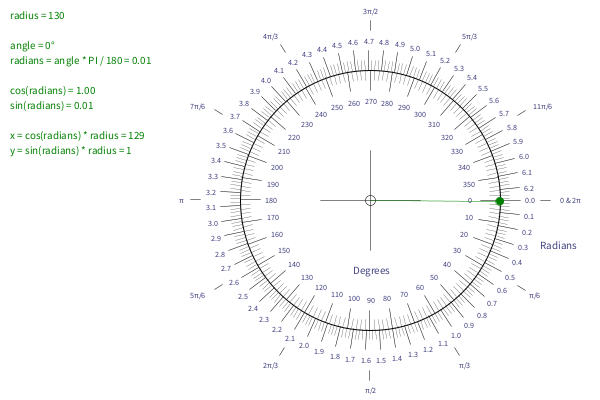
Frame 1 (no input)
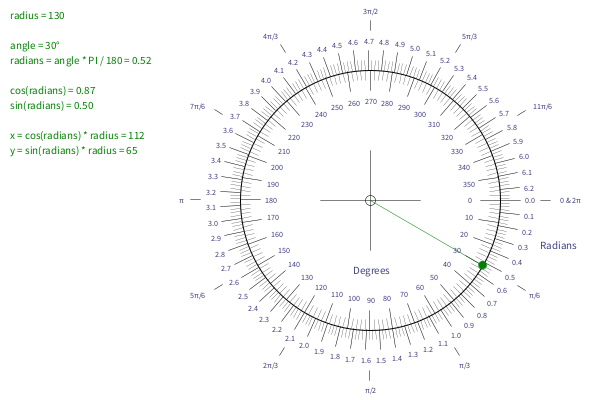
Frame 60 (the mouse pressed at the canvas centre just before this capture)
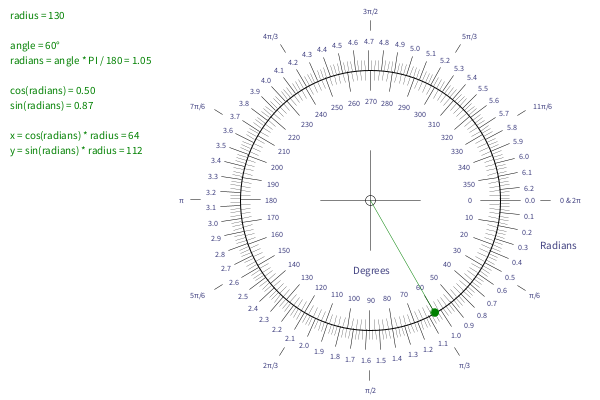
Frame 120 (the mouse held since frame 60 and released just before this capture)

The Processing sketch that drew these frames (run headless with seeded random() and noise(); from frame 60 on, the mouse is pressed at the canvas centre):

// Processing sketch: processing_20824
// ── processing_20824.pde

int halfW, halfH;
int r = 130; //radius
float angle = 0;

void setup() {
  size(600,400);
  smooth();
  halfW = width/2;
  halfH = height/2;
}

void draw() {
  //reset display
  background(255);
  textAlign(CENTER, CENTER);
  textSize(8);
  pushMatrix();
  translate(halfW+70, halfH);
  
  drawDial();
  
  //draw circling dot
  fill(0,128,0);
  angle += .5;
  if (angle>=360) angle -= 360;
  float ca = cos(radians(angle));
  float sa = sin(radians(angle));
  stroke(0,128,0);
  ellipse(ca*r, sa*r, 8, 8);
  line(0,0, ca*r, sa*r);
  
  //draw calculations
  popMatrix();  
  textSize(11);
  fill(0,128,0);
  int l=1;
  text("radius = "+r, 10, 15*l++); l++;
  text("angle = "+int(angle)+"°", 10, 15*l++);
  text("radians = angle * PI / 180 = "+nf(radians(angle),1,2), 10, 15*l++); l++;
  text("cos(radians) = "+nfc(ca,2), 10, 15*l++);
  text("sin(radians) = "+nfc(sa,2), 10, 15*l++); l++;
  text("x = cos(radians) * radius = "+int(ca*r), 10, 15*l++);
  text("y = sin(radians) * radius = "+int(sa*r), 10, 15*l++);
}

void drawDial() {
  //draw origin and circle
  stroke(0);
  strokeWeight(.5);
  noFill();
  line(-50,0, 50,0);
  line(0,-50, 0,50);
  ellipse(0,0, 10,10);
  strokeWeight(1);
  ellipse(0,0, r*2,r*2);
  
  //draw degrees
  fill(64,64,128);
  strokeWeight(1);
  for (int deg=0; deg<360; deg+=2) {
    float cd = cos(radians(deg));
    float sd = sin(radians(deg));
    if(deg%10 == 0) {
      strokeWeight(.5);
      line(cd*(r-20), sd*(r-20), cd*r, sd*r);
      text(deg, cd * (r-30), sd * (r-30));
    } else {
      strokeWeight(.25);
      line(cd*(r-10), sd*(r-10), cd*r, sd*r);
    }
  }
  
  //draw radians
  for (float rad=0; rad<2*PI; rad+=0.025) {
    float cr = cos(rad);
    float sr = sin(rad);
    if(round(rad*100)%10 == 0) {
      strokeWeight(.5);
      line(cr*r, sr*r, cr*(r+20), sr*(r+20));
      text(nf(rad,1,1), cr * (r+30), sr * (r+30));
    } else {
      strokeWeight(.25);
      line(cr*(r+10), sr*(r+10), cr*r, sr*r);
    }
  }
  
  //draw pi fractions
  float f = 0.0;
  int m = 0;
  float d = 0.0;
  for (int i=0; i<12; i++) {
    float ci = cos(i*PI/6);
    float si = sin(i*PI/6);
    f = (float)i/6;
    strokeWeight(.5);
    line(ci*(r+40), si*(r+40), ci*(r+50), si*(r+50));
    m=0;
    if (f*10%10 != 0) {
      for (m = 1; m<12; m++) {
        d = m/f;
        if (d*10%10 == 0) break;
      }
    }
    switch (m) {
      case 0:
        if(f==0) text("0 & 2π", ci*(r+70), si*(r+60));
        else text("π", ci*(r+60), si*(r+60)); 
        break;
      case 1: text("π/"+int(d), ci*(r+60), si*(r+60)); break;
      default: text(m+"π/"+int(d), ci*(r+70), si*(r+60)); break;
    } 
  }
  
  //add lables
  textSize(11);  
  text("Degrees",0, 70);
  textAlign(LEFT,CENTER);
  text("Radians",170, 45);
}
